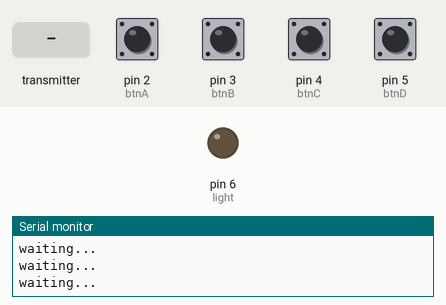
A sketch run on a simulated Arduino Uno, built with avr-gcc and run on an emulated ATmega328P. Shown: output pins drawn as LEDs (lit = HIGH), the last lines printed to the serial monitor. Inputs (shaded band) come from the test bench; at power-on: pin 2 (btnA), pin 3 (btnB), pin 4 (btnC), pin 5 (btnD) HIGH. No radio packets arrive unless stated.

Above: at 1.2 s.
1.3 s: the transmitter starts sending lightSwitch = 0
At 2.3 s:
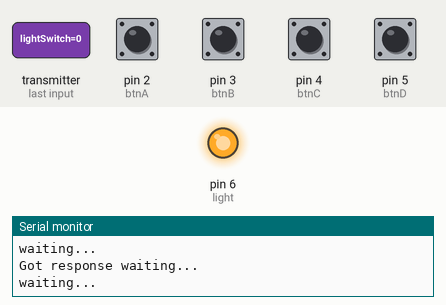
3.0 s: the transmitter starts sending lightSwitch = 1
At 3.6 s:
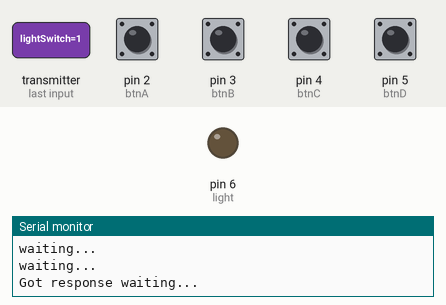
Timing chart, 0 to 6.0 s (numbered marks = the images above; inputs shaded):
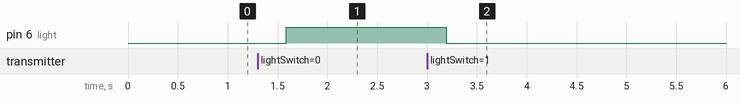

Measured:
- after the input at 1.3 s, pin 6 (light): LOW → HIGH after 0.29 s instead of 0.91 s
- after the input at 3.0 s, pin 6 (light): HIGH → LOW after 0.19 s

The sketch:

B_remote_bi_directional_communication.ino
```cpp
#include <SPI.h>
#include <RF24.h>

#define btnA 2
#define btnB 3
#define btnC 4
#define btnD 5
#define light 6

#define COUNT 10 // nomber for statistics
#define DATARATE RF24_2MBPS
const uint64_t pipes[2] = {0xF0F0F0F0E1LL, 0xF0F0F0F0D2LL};
RF24 radio(7, 8);

int _success = 0;
int _fail = 0;
unsigned long _startTime = 0;

typedef struct{
  bool buttonA;
  bool buttonB;
  bool buttonC;
  bool buttonD;
}
remoteDef;
remoteDef remotePak;

typedef struct{
  bool lightSwitch;
}
robotDef;
robotDef robotPak;

void setup(){
  Serial.begin(9600);
  pinMode(btnA, INPUT_PULLUP);
  pinMode(btnB, INPUT_PULLUP);
  pinMode(btnC, INPUT_PULLUP);
  pinMode(btnD, INPUT_PULLUP);
  pinMode(light, OUTPUT);

  digitalWrite(light, LOW);

  radio.begin();
  radio.openWritingPipe(pipes[0]);
  radio.openReadingPipe(1, pipes[1]);
  radio.setDataRate( DATARATE ) ;
  radio.setPALevel( RF24_PA_MAX ) ;
  radio.setChannel(0x34);
  radio.enableDynamicPayloads() ;
  radio.enableAckPayload();               // not used here
  radio.setRetries(0, 15);                // Smallest time between retries, max no. of retries
  radio.setAutoAck( true ) ;
  radio.printDetails();
  radio.powerUp();
  radio.startListening();
}

void loop(){
  unsigned long loop_start = millis();
  remotePak.buttonA = digitalRead(btnA);
  remotePak.buttonB = digitalRead(btnB);
  remotePak.buttonC = digitalRead(btnC);
  remotePak.buttonD = digitalRead(btnD);
  radio.stopListening();
  if (!radio.write( &remotePak, sizeof(remotePak) )) {
      Serial.println("failed!");
  }
  radio.startListening();
  while ( !radio.available() && (millis() - loop_start) < 200) {
    Serial.println("waiting...");
  }

  if (millis() - loop_start >= 200) {
    printf("Failed. Timeout: %i...", millis() - loop_start);
    _fail++;
  } else {
    // get the telemetry data
    radio.read( &robotPak, sizeof(robotPak) );
    Serial.print("Got response ");
    _success++;
  }
  if (_fail + _success >= COUNT){
    int _ratio = 100 * _fail / (_fail + _success);
    Serial.print("Time ");
    _startTime = (millis() - _startTime);
    Serial.print(_startTime);
    Serial.print(" success ");
    Serial.print(_success);
    Serial.print(" timeout ");
    Serial.print(_fail);
    Serial.print(" Failed ");
    Serial.print(_ratio);
    Serial.print("% ");
    for (int _i = 0; _i < _ratio; _i++) Serial.print("*");
    Serial.print(" lightSwitch ");
    Serial.print(robotPak.lightSwitch);
    Serial.println();
    digitalWrite(light, !robotPak.lightSwitch);
    _success = 0;
    _fail = 0;
    _startTime = millis();
  }
}
```
